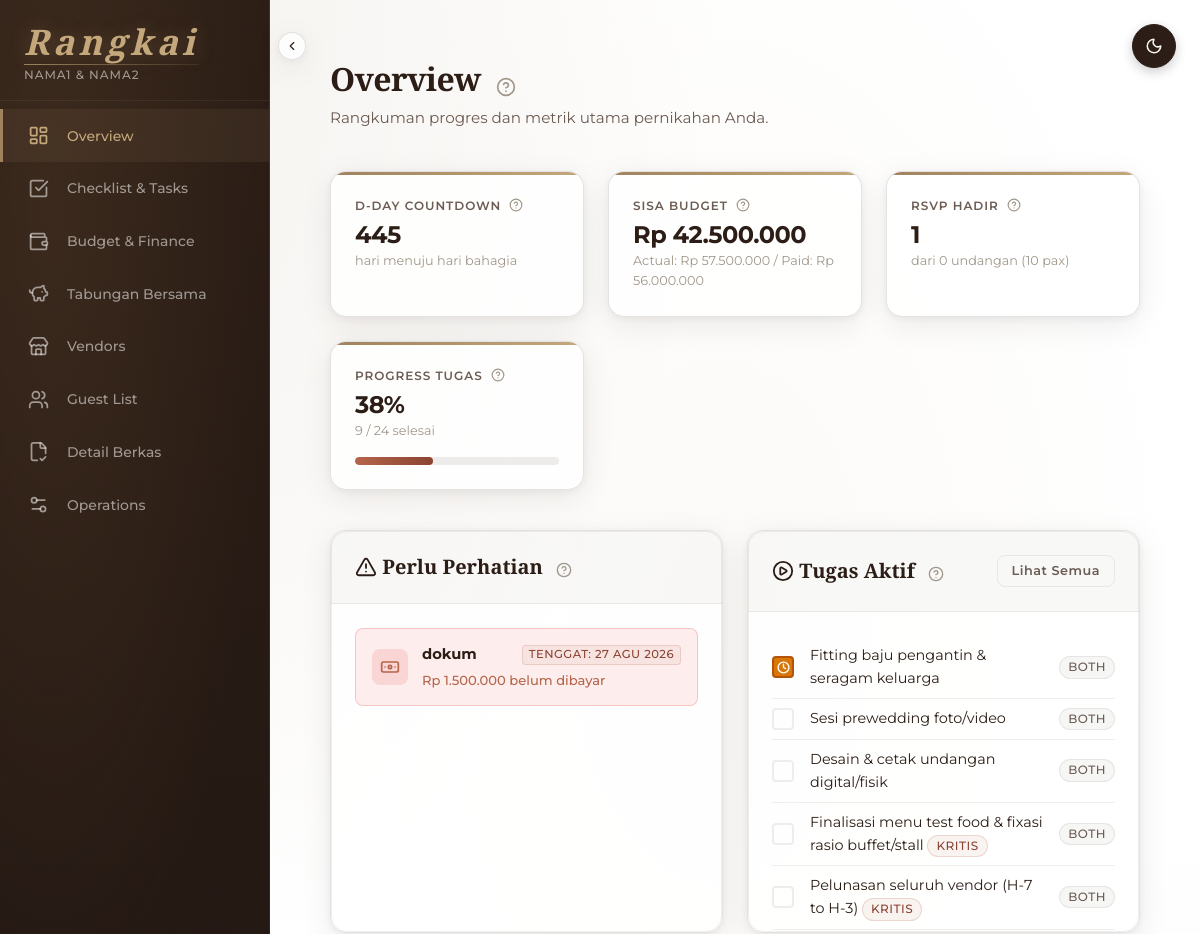
Before: / (signed in, upper part) with the older database file.
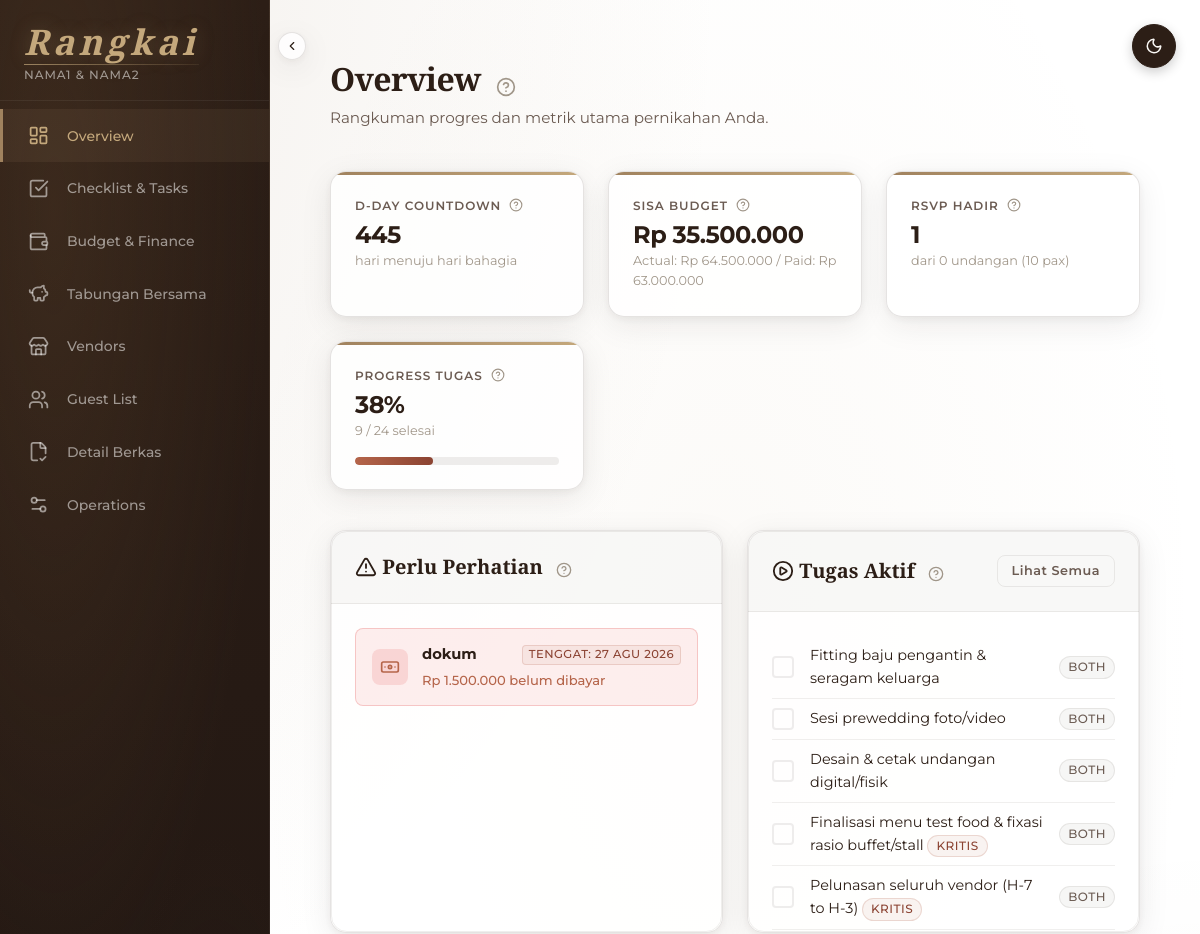
After: the same page with the newer database file.
### operations/models.py (models this page shows, shortened)
class TaskMilestone(models.Model):
    PHASE_CHOICES = [
        ('d360', 'Fase 1: D-360 s/d D-180'),
        ('d180', 'Fase 2: D-180 s/d D-90'),
        ('d90', 'Fase 3: D-90 s/d D-30'),
        ('d30', 'Fase 4: D-30 s/d D-7'),
        ('dday', 'Fase 5: D-Day & H+1'),
    ]
    ASSIGNEE_CHOICES = [
        ('groom', 'Groom'),
        ('bride', 'Bride'),
        ('both', 'Both'),
        ('family', 'Family / WO'),
    ]
    STATUS_CHOICES = [
        ('todo', 'To-Do'),
        ('in_progress', 'In Progress'),
        ('done', 'Done'),
    ]
    CATEGORY_CHOICES = [
        ('finance', 'Finance'),
        ('venue', 'Venue'),
        ('legal', 'Legal & Admin'),
        ('vendor', 'Vendor'),
        ('guest', 'Guest'),
        ('logistic', 'Logistic'),
        ('fb', 'F&B / Catering'),
        ('rundown', 'Rundown'),
        ('asset', 'Asset & Barang'),
        ('post', 'Post-Event'),
        ('other', 'Lainnya'),
    ]
    wedding = models.ForeignKey(
        Wedding,
        on_delete=models.CASCADE,
        related_name='tasks',
    )
    phase = models.CharField(
        'Fase',
        max_length=10,
        choices=PHASE_CHOICES,
    )
    category = models.CharField(
        'Kategori',
        max_length=10,
        choices=CATEGORY_CHOICES,
        default='other',
    )
    title = models.CharField('Judul Tugas', max_length=300)
    assignee = models.CharField(
        'Penanggung Jawab',
        max_length=10,
        choices=ASSIGNEE_CHOICES,
        default='both',
    )
    status = models.CharField(
        'Status',
        max_length=12,
        choices=STATUS_CHOICES,
        default='todo',
    )
    linked_tool = models.CharField(
        'Tool Terkait',
        max_length=100,
        blank=True,
        help_text='Nama modul kalkulator yang terhubung.',
    )
    is_critical = models.BooleanField('Tugas Kritis', default=False)
    is_custom = models.BooleanField('Custom Task', default=False)
    sort_order = models.PositiveIntegerField(default=0)
    created_at = models.DateTimeField(auto_now_add=True)
    class Meta:
        ordering = ['phase', 'sort_order', 'title']
        verbose_name = 'Task Milestone'

### core/views.py (the view)
# urls.py: path('', views.dashboard_view, name='dashboard'),
@login_required
@workspace_required
def dashboard_view(request):
    wedding = request.wedding
    days_remaining = wedding.days_remaining
    from finances.models import BudgetItem, BudgetCategory
    from vendors.models import VendorCandidate
    import json
    budget_agg = BudgetItem.objects.filter(wedding=wedding).aggregate(
        total_actual=Sum('actual_cost'),
        total_paid=Sum('paid_amount'),
    )
    total_actual = budget_agg['total_actual'] or 0
    total_paid = budget_agg['total_paid'] or 0
    budget_remaining = wedding.total_budget - total_actual
    categories_with_items = BudgetCategory.objects.filter(wedding=wedding).prefetch_related('items')
    sankey_data = []
    seen_item_names = {}  # track name usage to avoid Google Sankey node collision
    for cat in categories_with_items:
        items_with_cost = [item for item in cat.items.all() if item.actual_cost and item.actual_cost > 0]
        cat_total = sum(float(item.actual_cost) for item in items_with_cost)
        if cat_total > 0:
            sankey_data.append(['Total Budget', cat.name, cat_total])
            for item in items_with_cost:
                base_name = item.name
                count = seen_item_names.get(base_name, 0)
                item_node = base_name + ('\u200b' * count)  # zero-width space suffix
                seen_item_names[base_name] = count + 1
                sankey_data.append([cat.name, item_node, float(item.actual_cost)])
    if budget_remaining > 0:
        sankey_data.append(['Total Budget', 'Sisa Budget', float(budget_remaining)])
    sankey_data_json = json.dumps(sankey_data)
    booked_vendors = VendorCandidate.objects.filter(wedding=wedding, status='booked')
    from guests.models import Guest
    guest_stats = Guest.objects.filter(wedding=wedding).aggregate(
        total_guests=Count('id'),
        attending=Count('id', filter=Q(rsvp_status='attending')),
        total_pax=Sum('pax_allocation'),
        attending_pax=Sum('pax_allocation', filter=Q(rsvp_status='attending')),
    )
    from operations.models import TaskMilestone
    task_stats = TaskMilestone.objects.filter(wedding=wedding).aggregate(
        total=Count('id'),
        done=Count('id', filter=Q(status='done')),
        in_progress=Count('id', filter=Q(status='in_progress')),
    )
    task_total = task_stats['total'] or 1
    task_progress = round((task_stats['done'] / task_total) * 100)
    from datetime import timedelta
    overdue_items = BudgetItem.objects.filter(
        wedding=wedding,
        due_date__lte=timezone.now().date() + timedelta(days=7),
    ).exclude(payment_status='settled').order_by('due_date')
    active_tasks = TaskMilestone.objects.filter(
        wedding=wedding,
        status__in=['todo', 'in_progress'],
    )[:10]
    context = {
        'days_remaining': days_remaining,
        'budget_remaining': budget_remaining,
        'total_actual': total_actual,
        'total_paid': total_paid,
        'sankey_data_json': sankey_data_json,
        'booked_vendors': booked_vendors,
        'guest_stats': guest_stats,
        'task_stats': task_stats,
        'task_progress': task_progress,
        'overdue_items': overdue_items,
        'active_tasks': active_tasks,
    }
    return render(request, 'core/dashboard.html', context)

### core/context_processors.py (called while the page is built)
def workspace_context(request):
    ctx = {
        'wedding': getattr(request, 'wedding', None),
        'wedding_role': getattr(request, 'wedding_role', None),
    }
    if ctx['wedding']:
        ctx['days_remaining'] = ctx['wedding'].days_remaining
    return ctx

### core/models.py (called while the page is built)
    @property
    def days_remaining(self):
        if not self.wedding_date:
            return None
        delta = self.wedding_date - timezone.now().date()
        return max(delta.days, 0)

### finances/models.py (called while the page is built)
    @property
    def remaining(self):
        return self.actual_cost - self.paid_amount

### templates/core/dashboard.html (shortened to what the changed rows need)
{% extends "base.html" %}
{% load humanize %}
{% block content %}
<div class="page-header fade-in" id="guide-overview">
  <div>
    <h1>Overview
      <i data-lucide="help-circle" class="text-muted"
        style="cursor: pointer; width: 20px; height: 20px; margin-left: 8px;"
        onclick="showFeatureGuide('#guide-overview', 'Dashboard Overview', 'Di sini Anda dapat melihat rangkuman seluruh data persiapan pernikahan, mulai dari hitung mundur hari H, sisa budget, RSVP tamu, dan tugas terdekat. Notifikasi merah menandakan hal yang perlu segera ditindaklanjuti.')"></i>
    </h1>
  </div>
</div>
<div class="kpi-grid">
  <div class="kpi-card" id="guide-budget-rem">
    <div class="kpi-label">
      Sisa Budget
      <i data-lucide="help-circle" class="text-muted"
        style="cursor: pointer; width: 14px; height: 14px; margin-left: 4px;"
        onclick="showFeatureGuide('#guide-budget-rem', 'Sisa Budget', 'Total budget dikurangi dengan pembayaran aktual (paid).')"></i>
    </div>
    <div class="kpi-value">Rp {{ budget_remaining|intcomma }}</div>
    <div class="kpi-detail">Actual: Rp {{ total_actual|intcomma }} / Paid: Rp {{ total_paid|intcomma }}</div>
  </div>
</div>
<div class="bento-grid bento-grid-2 mb-lg">
  <div class="card" id="guide-active-tasks">
    <div class="card-body" style="height: 320px; overflow-y: auto;">
      {% if active_tasks %}
      {% for task in active_tasks %}
      <div class="task-item">
        <div class="task-checkbox {% if task.status == 'in_progress' %}in-progress{% endif %}">
          {% if task.status == 'in_progress' %}<i data-lucide="clock" style="width: 13px; height: 13px; stroke-width: 2.5;"></i>{% endif %}
        </div>
        <div class="task-title">
          {{ task.title }}
        </div>
        <span class="badge badge-muted">{{ task.get_assignee_display }}</span>
      </div>
      {% endfor %}
      {% else %}
      <div class="empty-state" style="padding: var(--wp-space-lg); display: flex; flex-direction: column; align-items: center; justify-content: center; height: 100%;">
        <div class="empty-icon"><i data-lucide="party-popper"></i></div>
        <p>Semua tugas sudah selesai!</p>
      </div>
      {% endif %}
    </div>
  </div>
</div>
{% endblock %}

Changed rows visible on the page:
changed TaskMilestone "Fitting baju pengantin & seragam keluarga": status "in_progress" → "todo" (drawn)
Other visible differences:
{{ budget_remaining|intcomma }}: "42.500.000" → "35.500.000"
{{ total_actual|intcomma }}: "57.500.000" → "64.500.000"
{{ total_paid|intcomma }}: "56.000.000" → "63.000.000"
